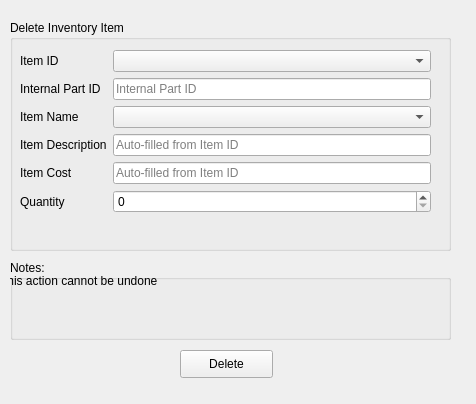
<?xml version="1.0" encoding="UTF-8"?>
<ui version="4.0">
 <class>DeleteInventoryWidget</class>
 <widget class="QWidget" name="DeleteInventoryWidget">
  <property name="geometry">
   <rect>
    <x>0</x>
    <y>0</y>
    <width>476</width>
    <height>404</height>
   </rect>
  </property>
  <property name="windowTitle">
   <string>Delete Inventory</string>
  </property>
  <widget class="QPushButton" name="deleteInventoryButton">
   <property name="geometry">
    <rect>
     <x>180</x>
     <y>350</y>
     <width>93</width>
     <height>28</height>
    </rect>
   </property>
   <property name="text">
    <string>Delete</string>
   </property>
  </widget>
  <widget class="QGroupBox" name="recieveInventoryNoteBox">
   <property name="geometry">
    <rect>
     <x>10</x>
     <y>260</y>
     <width>441</width>
     <height>80</height>
    </rect>
   </property>
   <property name="title">
    <string>Notes:</string>
   </property>
   <widget class="QLabel" name="label_7">
    <property name="geometry">
     <rect>
      <x>-10</x>
      <y>10</y>
      <width>381</width>
      <height>21</height>
     </rect>
    </property>
    <property name="text">
     <string>This action cannot be undone</string>
    </property>
    <property name="wordWrap">
     <bool>true</bool>
    </property>
   </widget>
  </widget>
  <widget class="QGroupBox" name="groupBox">
   <property name="geometry">
    <rect>
     <x>10</x>
     <y>20</y>
     <width>441</width>
     <height>231</height>
    </rect>
   </property>
   <property name="title">
    <string>Delete Inventory Item</string>
   </property>
   <widget class="QWidget" name="formLayoutWidget">
    <property name="geometry">
     <rect>
      <x>10</x>
      <y>30</y>
      <width>411</width>
      <height>182</height>
     </rect>
    </property>
    <layout class="QFormLayout" name="formLayout">
     <item row="0" column="0">
      <widget class="QLabel" name="label_2">
       <property name="text">
        <string>Item ID</string>
       </property>
      </widget>
     </item>
     <item row="0" column="1">
      <widget class="QComboBox" name="deleteInvItemID"/>
     </item>
     <item row="1" column="0">
      <widget class="QLabel" name="label_11">
       <property name="text">
        <string>Internal Part ID</string>
       </property>
      </widget>
     </item>
     <item row="1" column="1">
      <widget class="QLineEdit" name="deleteInvInternalPartID">
       <property name="placeholderText">
        <string>Internal Part ID</string>
       </property>
      </widget>
     </item>
     <item row="2" column="0">
      <widget class="QLabel" name="label_3">
       <property name="text">
        <string>Item Name</string>
       </property>
      </widget>
     </item>
     <item row="2" column="1">
      <widget class="QComboBox" name="deleteInvItemName"/>
     </item>
     <item row="3" column="0">
      <widget class="QLabel" name="label_5">
       <property name="text">
        <string>Item Description</string>
       </property>
      </widget>
     </item>
     <item row="3" column="1">
      <widget class="QLineEdit" name="rdeleteInvDescription">
       <property name="placeholderText">
        <string>Auto-filled from Item ID</string>
       </property>
      </widget>
     </item>
     <item row="4" column="1">
      <widget class="QLineEdit" name="deleteInvCost">
       <property name="placeholderText">
        <string>Auto-filled from Item ID</string>
       </property>
      </widget>
     </item>
     <item row="4" column="0">
      <widget class="QLabel" name="label_6">
       <property name="text">
        <string>Item Cost</string>
       </property>
      </widget>
     </item>
     <item row="5" column="1">
      <widget class="QSpinBox" name="recieveInvQty_2"/>
     </item>
     <item row="5" column="0">
      <widget class="QLabel" name="label_8">
       <property name="text">
        <string>Quantity</string>
       </property>
      </widget>
     </item>
    </layout>
   </widget>
  </widget>
 </widget>
 <resources/>
 <connections/>
</ui>
